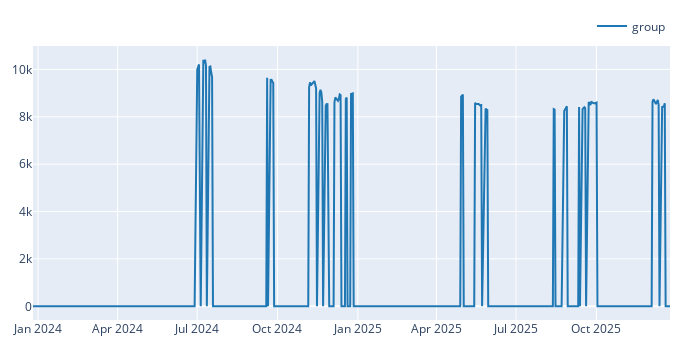

Source (notebook cell):
### Markdown cell above
#### B. Visualize the "Value Path"

Since `plot_allocation` failed, use this command to see the individual "Equity Curves" of the stocks in your basket. This will reveal which stock was the "poison" in your portfolio.

### Code cell
# 1. Call the function with () first
# 2. Then use .vbt.plot()
pf_ranked.asset_value().vbt.plot().show()

### Figure 1 — Plotly figure (JSON) as saved in the notebook; plotly's stock layout.template omitted (floating-point values rounded to 4 significant figures; data arrays with more than 128 entries replaced by an {"elided": "..."} marker saying what was removed)
{"data": [{"name": "group", "showlegend": true, "type": "scatter", "uid": "ceedb14b-28f3-4179-bada-28a388407a96", "x": {"elided": "502 str values"}, "y": {"elided": "502 float values"}}], "layout": {"height": 350, "legend": {"orientation": "h", "traceorder": "normal", "x": 1, "xanchor": "right", "y": 1.02, "yanchor": "bottom"}, "margin": {"b": 30, "l": 30, "r": 30, "t": 30}, "width": 700}}
